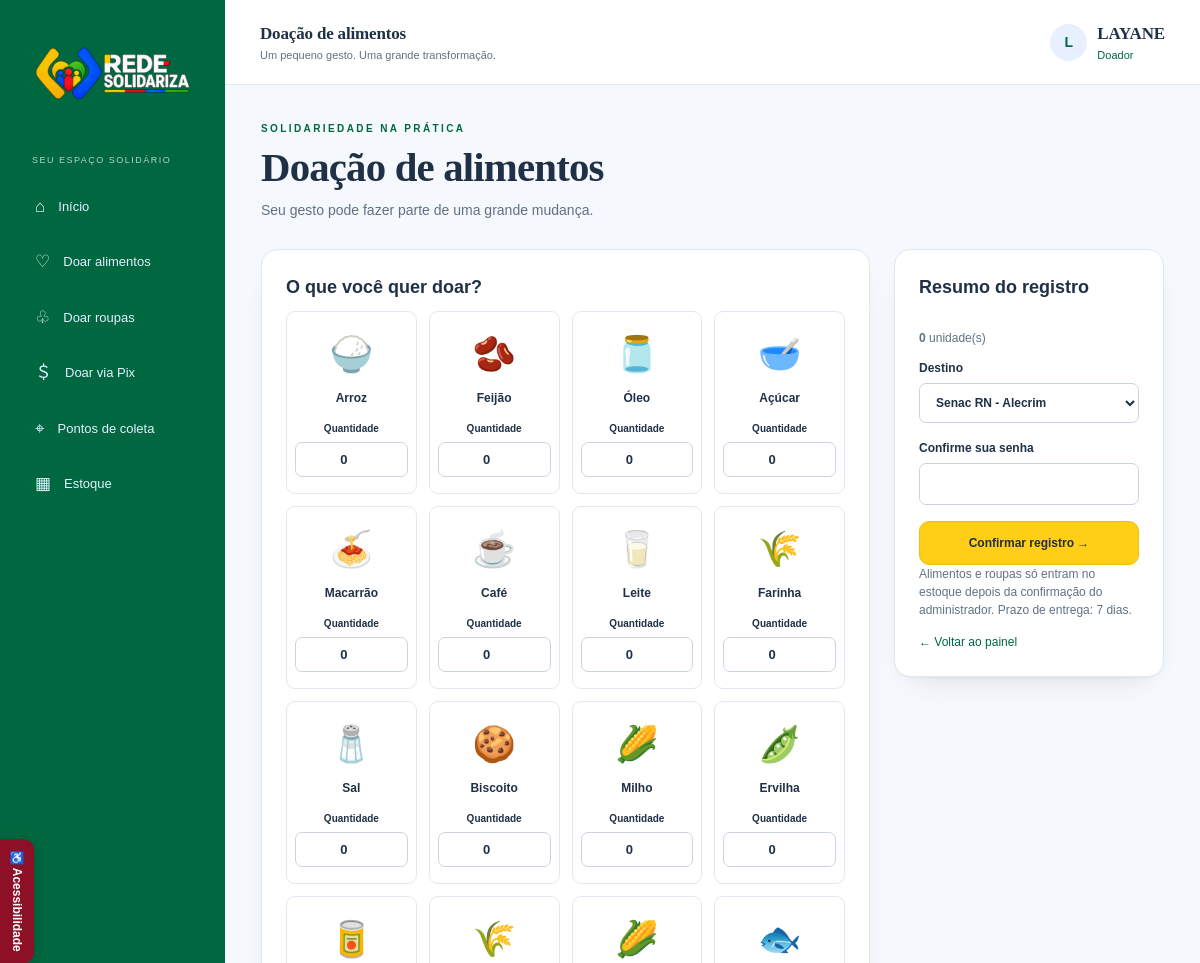
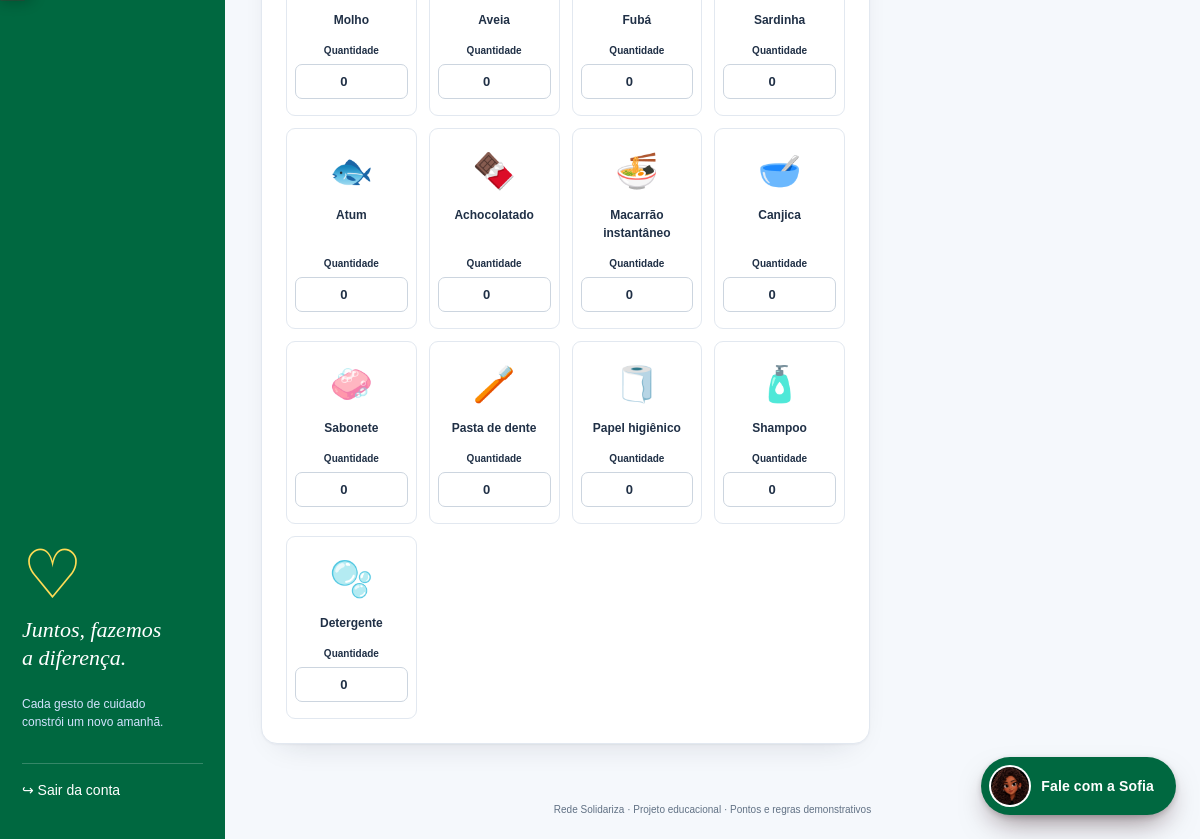
The page /movimentar/alimentos (signed in) on the database its author committed (2 pictures, top to bottom).
### tables this page shows
CREATE TABLE usuarios(id INTEGER PRIMARY KEY, nome TEXT NOT NULL, cpf TEXT UNIQUE NOT NULL, telefone TEXT NOT NULL, senha TEXT NOT NULL, moradores INTEGER NOT NULL, criancas INTEGER NOT NULL, renda INTEGER NOT NULL, perfil TEXT NOT NULL, higiene INTEGER NOT NULL, codigo TEXT UNIQUE NOT NULL, ponto TEXT NOT NULL, admin INTEGER NOT NULL DEFAULT 0, cep TEXT NOT NULL DEFAULT '', logradouro TEXT NOT NULL DEFAULT '', numero TEXT NOT NULL DEFAULT '', complemento TEXT NOT NULL DEFAULT '', bairro TEXT NOT NULL DEFAULT '', cidade TEXT NOT NULL DEFAULT '', estado TEXT NOT NULL DEFAULT '');

CREATE TABLE estoque(ponto TEXT NOT NULL, produto TEXT NOT NULL, quantidade INTEGER NOT NULL CHECK(quantidade>=0), PRIMARY KEY(ponto,produto));

### app.py (the view, shortened to what this page needs)
@app.route('/movimentar/<modo>', methods=['GET','POST'])
@login_required
def movimentar(modo):
    opcoes = {'alimentos':('Doação de alimentos',PRODUTOS,1),'roupas':('Doação de roupas',ROUPAS,1),'pedido-roupas':('Pedido de roupas',ROUPAS,-1),'dinheiro':('Registro de valor',[],0)}
    if modo not in opcoes:
        abort(404)
    title, produtos, direction = opcoes[modo]
    if (direction >= 0 and g.user['perfil'] != 'Doador') or (direction < 0 and g.user['perfil'] != 'Beneficiário'):
        abort(403)
    ponto = request.form.get('ponto',g.user['ponto']) if direction >= 0 else g.user['ponto']
    return render_template('movimentar.html',title=title,modo=modo,produtos=produtos,direction=direction,estoque=estoque_atual(g.user['ponto']))

### app.py (called while the page is built)
def db():
    if 'db' not in g:
        g.db = sqlite3.connect(app.config['DATABASE'], timeout=15)
        g.db.row_factory = sqlite3.Row
        g.db.execute('PRAGMA foreign_keys=ON')
    return g.db

@app.before_request
def prepare():
    g.user = db().execute('SELECT * FROM usuarios WHERE id=?', (session.get('uid'),)).fetchone()
    if 'csrf' not in session:
        session['csrf'] = secrets.token_hex(32)
    token = request.form.get('csrf', '') or request.headers.get('X-CSRF-Token', '')
    if request.method == 'POST' and not secrets.compare_digest(session['csrf'], token):
        abort(400, 'Sua sessão expirou. Recarregue a página e tente novamente.')

def login_required(f):
    @wraps(f)
    def wrapped(*args, **kwargs):
        if not g.user:
            return redirect(url_for('login'))
        return f(*args, **kwargs)
    return wrapped

@app.context_processor
def context():
    return dict(user=g.user, pontos=PONTOS, unidades=UNIDADES, estados=ESTADOS, icones=ICONES, tipos=TIPOS,
                rute_ui=rute.config_ui(g.user))

def estoque_atual(ponto):
    return {r['produto']:r['quantidade'] for r in db().execute('SELECT * FROM estoque WHERE ponto=?',(ponto,))}

### rute.py (called while the page is built)
def perfil_de(usuario):
    if not usuario:
        return 'visitante'
    if usuario['admin']:
        return 'admin'
    return 'doador' if usuario['perfil'] == 'Doador' else 'beneficiario'

def saudacao(perfil, nome=''):
    nome = (nome or '').strip()
    oi = f'Oi, {nome}!' if nome else 'Oi!'
    frases = {
        'visitante': 'Eu sou a Sofia, assistente da Rede Solidariza. Posso explicar como a rede funciona e ajudar com o seu cadastro.',
        'doador': 'Eu sou a Sofia. Posso ajudar você a doar alimentos, roupas ou valores e a acompanhar suas doações.',
        'beneficiario': 'Eu sou a Sofia. Posso ajudar você a montar sua cesta, pedir roupas e entender cada passo.',
        'admin': 'Eu sou a Sofia. Posso resumir a situação da sua unidade e orientar entregas, estoque e doações.',
    }
    return f'{oi} {frases.get(perfil, frases["visitante"])} Como posso ajudar?'

def config_ui(usuario):
    perfil = perfil_de(usuario)
    nome = usuario['nome'].split()[0] if usuario else ''
    return {
        'perfil': perfil,
        'rotulo': ROTULOS[perfil],
        'saudacao': saudacao(perfil, nome),
        'sugestoes': SUGESTOES_INICIAIS[perfil],
        'chave': f"{perfil}:{usuario['codigo']}" if usuario else 'visitante',
    }

### templates/movimentar.html
{% extends 'base.html' %}{% block content %}<div class="page-heading"><span class="eyebrow">SOLIDARIEDADE NA PRÁTICA</span><h1>{{ title }}</h1><p>{{ 'Escolha as peças que você precisa.' if direction<0 else 'Seu gesto pode fazer parte de uma grande mudança.' }}</p></div><form method="post" {% if produtos %}id="item-form"{% endif %}>{{ csrf() }}<div class="selection-layout"><section class="card">{% if modo=='dinheiro' %}<div class="notice info"><strong>Pagamento Pix</strong><p>Será gerado um QR Code Pix após confirmar. O pagamento não será confirmado automaticamente sem integração bancária.</p></div><label>Valor a registrar (R$)<input type="number" name="valor" step="0.01" min="0.01" max="100000000" required></label>{% else %}<h2>{{ 'Peças disponíveis' if direction<0 else 'O que você quer doar?' }}</h2><div class="products">{% for p in produtos %}<article class="product" data-name="{{ p }}"><span class="product-icon">{{ icones[p] }}</span><h3>{{ p }}</h3>{% if direction<0 %}<small>{{ estoque[p] }} em estoque</small>{% endif %}<label class="quantity">Quantidade<input name="q_{{ loop.index0 }}" data-item="{{ p }}" type="number" min="0" max="{{ estoque[p] if direction<0 else 10000 }}" value="{{ request.form.get('q_' ~ loop.index0,'0') }}" required></label></article>{% endfor %}</div>{% endif %}</section><aside class="card basket-summary"><h2>Resumo do registro</h2>{% if produtos %}<ul id="basket-items"></ul><p><b id="count">0</b> unidade(s)</p>{% endif %}{% if direction>=0 %}<label>Destino<select name="ponto">{% for p in pontos %}<option {{ 'selected' if p==request.form.get('ponto',user.ponto) }}>{{ p }}</option>{% endfor %}</select></label><label>Confirme sua senha<input type="password" name="senha" autocomplete="current-password" required></label>{% else %}<p><strong>Destino</strong><br>{{ user.ponto }}</p>{% endif %}<button class="button yellow full">Confirmar registro →</button><p class="muted">{{ 'Alimentos e roupas só entram no estoque depois da confirmação do administrador. Prazo de entrega: 7 dias.' if direction>=0 else 'As peças serão descontadas do estoque do ponto.' }}</p><a href="{{ url_for('painel') }}">← Voltar ao painel</a></aside></div></form>{% endblock %}

### templates/base.html (shortened to what this page needs)
<!DOCTYPE html>
<html lang="pt-BR">
<head><link rel="stylesheet" href="{{ url_for('static',filename='style.css') }}"><link rel="stylesheet" href="{{ url_for('static',filename='editorial.css') }}"><link rel="stylesheet" href="{{ url_for('static',filename='rute.css') }}"><link rel="stylesheet" href="{{ url_for('static',filename='melhorias.css') }}"><link rel="stylesheet" href="{{ url_for('static',filename='acessibilidade_rede.css') }}"></head>
<body class="{{ 'admin-mode' if user and user.admin else ('doador' if user and user.perfil=='Doador' else '') }} {{ 'autenticacao' if not user else '' }}">
{% macro logo() %}<a class="logo logo-original" href="{{ url_for('home') }}" aria-label="Rede Solidariza"><img src="{{ url_for('static',filename='rede-logo.png') }}" alt="Rede Solidariza"></a>{% endmacro %}
{% if user %}
<aside class="sidebar" id="menu">{{ logo() }}<span class="nav-label">{{ 'CENTRAL ADMINISTRATIVA' if user.admin else 'SEU ESPAÇO SOLIDÁRIO' }}</span><nav aria-label="Principal">
{% if user.admin %}
<a class="{{ 'active' if request.endpoint=='admin_painel' }}" href="{{ url_for('admin_painel') }}">▤ <span>Visão geral</span></a>
<a class="{{ 'active' if request.endpoint=='admin_doacoes' }}" href="{{ url_for('admin_doacoes') }}">♡ <span>Doações e Pix</span></a>
<a class="{{ 'active' if request.endpoint=='admin_entregas' }}" href="{{ url_for('admin_entregas') }}">✓ <span>Confirmar entregas</span></a>
<a class="{{ 'active' if request.endpoint=='admin_estoque' }}" href="{{ url_for('admin_estoque') }}">▦ <span>Controle de estoque</span></a>
<a class="{{ 'active' if request.endpoint=='administrar_unidades' }}" href="{{ url_for('administrar_unidades') }}">⌖ <span>Unidades Senac</span></a>
<a class="{{ 'active' if request.endpoint=='vincular_admin' }}" href="{{ url_for('vincular_admin') }}">♙ <span>Acessos administrativos</span></a>
<a href="{{ url_for('trocar_senha_admin') }}">⚿ <span>Alterar senha</span></a>
{% else %}
<a class="{{ 'active' if request.endpoint=='painel' }}" href="{{ url_for('painel') }}">⌂ <span>Início</span></a>
{% if user.perfil=='Beneficiário' %}<a href="{{ url_for('cesta') }}">▣ <span>Minha cesta</span></a><a href="{{ url_for('movimentar',modo='pedido-roupas') }}">♧ <span>Pedir roupas</span></a>
{% else %}<a href="{{ url_for('movimentar',modo='alimentos') }}">♡ <span>Doar alimentos</span></a><a href="{{ url_for('movimentar',modo='roupas') }}">♧ <span>Doar roupas</span></a><a href="{{ url_for('movimentar',modo='dinheiro') }}">＄ <span>Doar via Pix</span></a>{% endif %}
<a href="{{ url_for('pontos') }}">⌖ <span>Pontos de coleta</span></a>{% if user.perfil != 'Beneficiário' %}<a href="{{ url_for('estoque') }}">▦ <span>Estoque</span></a>{% endif %}
{% endif %}</nav>
<div class="sidebar-message"><span>♡</span><h3>Juntos, fazemos<br>a diferença.</h3><p>Cada gesto de cuidado<br>constrói um novo amanhã.</p></div>
<form action="{{ url_for('sair') }}" method="post">{{ csrf() }}<button class="logout" type="submit">↪ Sair da conta</button></form></aside>
<div class="workspace"><header class="topbar"><button class="menu-button" aria-label="Abrir menu" aria-controls="menu" aria-expanded="false">☰</button><div><strong>{{ title }}</strong><small>Um pequeno gesto. Uma grande transformação.</small></div><div class="profile"><span class="avatar">{{ user.nome[0]|upper }}</span><span><strong>{{ user.nome.split()[0] }}</strong><small>{{ user.perfil }}</small></span></div></header>
{% endif %}
<main id="conteudo" class="{{ 'content' if user else 'auth-main' }}">
{% block content %}{% endblock %}
</main>{% if user %}<footer>Rede Solidariza · Projeto educacional · Pontos e regras demonstrativos</footer></div>{% endif %}
{% include '_rute.html' %}
<aside class="rede-acess" aria-label="Ferramentas de acessibilidade">
<button type="button" id="rede-acess-toggle" aria-expanded="false" aria-controls="rede-acess-panel">♿ Acessibilidade</button>
</aside>
</body></html>

### static/style.css (style rules this page uses)
:root { --brand:#0752bd;--brand-dark:#073d92;--yellow:#ffcf17;--ink:#203046;--muted:#617184;--line:#e2e8f0;--bg:#f5f8fc;--green:#21a75c }
* { box-sizing:border-box }
body { margin:0;color:var(--ink);background:var(--bg);font-family:Arial,Helvetica,sans-serif;font-size:14px;line-height:1.5 }
body.doador { --brand:#006840;--brand-dark:#004e32 }
a { color:var(--brand);text-decoration:none }
button,input,select { font:inherit }
button,a,input,select { -webkit-tap-highlight-color:transparent }
button { cursor:pointer }
h1,h2,h3,p { margin-top:0 }
h1 { font-size:30px;line-height:1.2;letter-spacing:-1px;margin-bottom:10px }
h2 { font-size:18px;margin-bottom:10px }
h3 { font-size:15px }
small { font-size:12px }
p { color:var(--muted) }
input,select { width:100%;border:1px solid #ccd5df;border-radius:7px;padding:11px 12px;background:#fff;color:var(--ink);min-width:0 }
label { display:block;font-size:12px;font-weight:600;margin-bottom:16px }
label input,label select { margin-top:6px }
button { border:0 }
form { margin:0 }
.logo { display:flex;align-items:center;gap:8px;color:#fff;font-size:21px;font-weight:800;line-height:1;letter-spacing:-.5px }
.sidebar { position:fixed;left:0;top:0;bottom:0;width:225px;padding:34px 22px 22px;background:var(--brand);color:white;display:flex;flex-direction:column;z-index:20;overflow:auto }
.sidebar .logo { font-size:20px }
.nav-label { font-size:9px;letter-spacing:1.5px;opacity:.7;margin:42px 10px 14px }
.sidebar nav { display:grid;gap:6px }
.sidebar nav a { color:#e5efff;display:flex;align-items:center;gap:13px;padding:12px 13px;border-radius:8px;font-size:17px }
.sidebar nav a span { font-size:13px }
.sidebar-message { margin-top:auto;padding-top:45px;position:relative }
.sidebar-message>span { font-size:68px;color:#ffdc56;line-height:1.2 }
.sidebar-message h3 { color:#fff;font-size:20px;line-height:1.3 }
.sidebar-message p { color:#d2e3ff;font-size:12px }
.logout { margin-top:20px;background:transparent;border-top:1px solid #ffffff35;color:white;padding:16px 0;text-align:left;width:100% }
.workspace { margin-left:225px }
.topbar { height:85px;background:white;border-bottom:1px solid var(--line);display:flex;align-items:center;justify-content:space-between;padding:0 35px;gap:15px }
.topbar small { display:block;color:var(--muted);font-size:11px }
.profile { display:flex;gap:10px;align-items:center }
.profile strong { font-size:12px }
.profile small { color:var(--brand) }
.avatar { width:37px;height:37px;background:#e8f0ff;color:var(--brand);display:grid;place-items:center;border-radius:50%;font-weight:700 }
.content { max-width:1450px;margin:auto;padding:36px }
.page-heading { margin-bottom:28px }
.eyebrow { display:block;font-size:10px;font-weight:700;letter-spacing:1.5px;color:var(--brand);margin-bottom:10px }
.card { background:#fff;border:1px solid var(--line);border-radius:12px;padding:24px;box-shadow:0 3px 12px #183c5a03;min-width:0 }
.button { display:inline-flex;align-items:center;justify-content:center;gap:8px;border-radius:7px;padding:12px 20px;font-weight:700;font-size:12px;min-height:44px;transition:background .15s }
.yellow { background:var(--yellow);color:#252e35;border:1px solid #f1bf08 }
.full { width:100% }
footer { color:var(--muted);font-size:10px;text-align:center;padding:22px }
.selection-layout { display:grid;grid-template-columns:minmax(0,1fr) 270px;gap:24px;align-items:start }
.basket-summary { position:sticky;top:20px }
.basket-summary>p,.basket-summary>a { font-size:12px }
.products { display:grid;grid-template-columns:repeat(4,minmax(0,1fr));gap:12px }
.product { text-align:center;border:1px solid var(--line);border-radius:9px;padding:16px 8px;display:flex;flex-direction:column;align-items:center }
.product-icon { display:block;font-size:35px;margin-bottom:8px }
.product h3 { font-size:12px;margin-bottom:4px }
.quantity { margin:12px 0 0;width:100%;font-size:10px;margin-top:auto;padding-top:10px }
.quantity input { text-align:center;padding:7px 4px;font-size:13px }
.muted { color:var(--muted);font-size:12px }

### static/melhorias.css (style rules this page uses)
.logo-original { display:flex;align-items:center;max-width:100%;min-width:0 }
.logo-original img { display:block;width:100%;max-width:245px;height:auto;object-fit:contain }

### rows shown on the page
usuarios: admin "SEU ESPAÇO SOLIDÁRIO", nome "L", nome "LAYANE", perfil "Doador"
estoque: icones "🍚", produto "Arroz"
estoque: icones "🫘", produto "Feijão", q_1 "0"
estoque: icones "🫙", produto "Óleo", q_2 "0"
estoque: icones "🥣", produto "Açúcar", form.get "0"
estoque: icones "🍝", produto "Macarrão", form.get "0"
estoque: icones "☕", produto "Café", form.get "0"
estoque: icones "🥛", produto "Leite", form.get "0"
estoque: icones "🌾", produto "Farinha", form.get "0"
estoque: icones "🧂", produto "Sal", form.get "0"
estoque: icones "🍪", produto "Biscoito", form.get "0"
estoque: icones "🌽", produto "Milho", form.get "0"
estoque: icones "🫛", produto "Ervilha", form.get "0"
estoque: icones "🥫", produto "Molho", form.get "0"
estoque: icones "🌾", produto "Aveia", form.get "0"
estoque: icones "🌽", produto "Fubá", form.get "0"
estoque: icones "🐟", produto "Sardinha", form.get "0"
estoque: icones "🐟", produto "Atum", form.get "0"
estoque: icones "🍫", produto "Achocolatado", form.get "0"
estoque: icones "🍜", produto "Macarrão instantâneo", form.get "0"
estoque: icones "🥣", produto "Canjica", form.get "0"
estoque: icones "🧼", produto "Sabonete", form.get "0"
estoque: icones "🪥", produto "Pasta de dente", form.get "0"
estoque: icones "🧻", produto "Papel higiênico", form.get "0"
estoque: icones "🧴", produto "Shampoo", form.get "0"
estoque: icones "🫧", produto "Detergente", form.get "0"

### other values the page prints
{{ title }} "Doação de alimentos"
{{ 'Peças disponíveis' if direction<0 else 'O que você quer doar?' }} "O que você quer doar?"
form field ponto "Senac RN - Alecrim"
